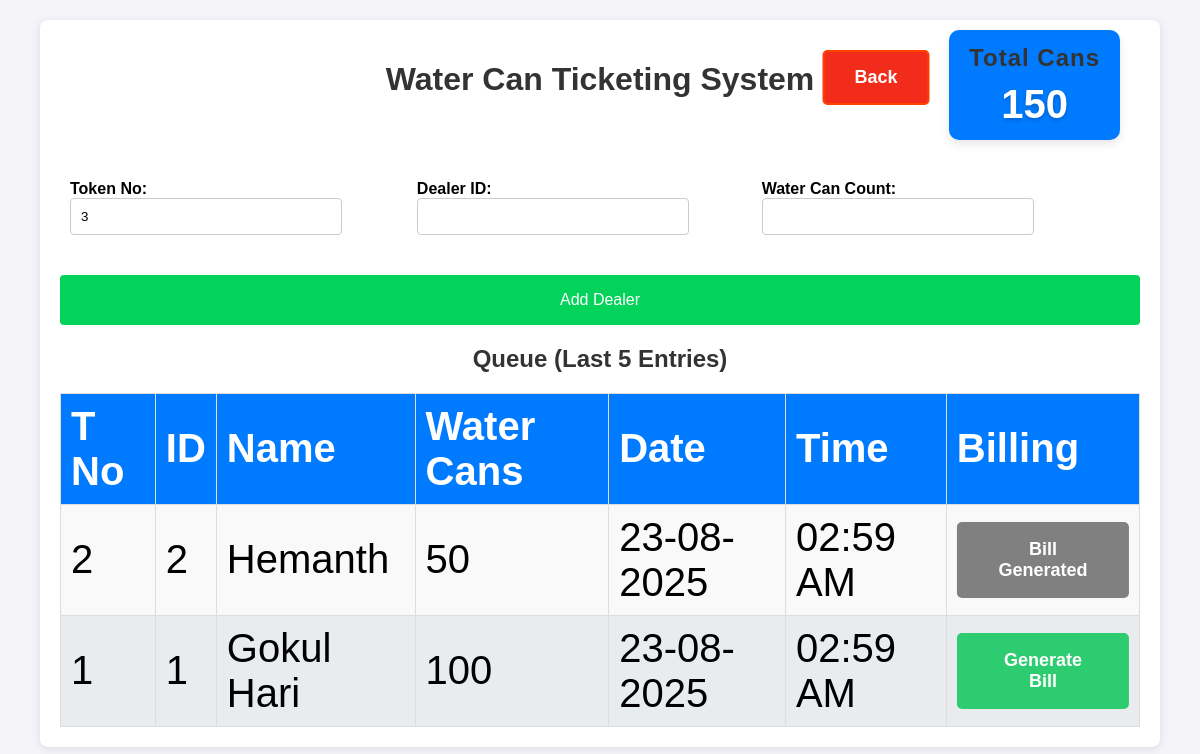
Screenshot of /data_entry_and_billing with the database file from the repository.
### app.py (models this page shows, shortened)
class Dealer_details(db.Model):
    id = db.Column(db.Integer, primary_key=True)
    dealer_id = db.Column(db.String(100), nullable=False, unique=True)
    name = db.Column(db.String(100), nullable=False)
    mobile = db.Column(db.String(15), nullable=False)
    address = db.Column(db.String(400), nullable=True)
    aadhaar_file = db.Column(db.String(400))  # Path to Aadhaar copy
    photo_file = db.Column(db.String(400))

class Dealer(db.Model):
    id = db.Column(db.Integer, primary_key=True)
    dealer_id = db.Column(db.String(100), nullable=False)
    water_can_count = db.Column(db.Integer, nullable=False)
    timestamp = db.Column(db.DateTime, default=datetime.now)
    token_id = db.Column(db.Integer, nullable=False)  # Daily resetting token ID
    @property
    def formatted_date(self):
        return self.timestamp.strftime("%d-%m-%Y")  # Format the date
    @property
    def formatted_time(self):
        return self.timestamp.strftime("%I:%M %p")  # Format the time in 12-hour format

### app.py (the view)
@app.route('/data_entry_and_billing')
def data_entry_and_billing(error_message=None):
    today = datetime.today().date()
    dealer_queue = db.session.query(Dealer, Dealer_details.name).outerjoin(Dealer_details, Dealer.dealer_id == Dealer_details.dealer_id).filter(func.date(Dealer.timestamp) == today).order_by(Dealer.timestamp.desc()).limit(5).all()
    token_no = get_next_token_id()
    billing_subquery = (
        db.session.query(BillingHistory.id)
        .filter(
            BillingHistory.billing_id == Dealer.token_id,
            func.date(BillingHistory.timestamp) == func.date(Dealer.timestamp),
            BillingHistory.voided == False
        )
        .order_by(BillingHistory.timestamp.desc())
        .limit(1)
        .correlate(Dealer)
        .scalar_subquery()
    )
    dealer_queue = db.session.query(
        Dealer,
        Dealer_details.name,
        billing_subquery.label("billing_entry")
    ).outerjoin(
        Dealer_details, Dealer.dealer_id == Dealer_details.dealer_id
    ).filter(
        func.date(Dealer.timestamp) == today
    ).order_by(
        Dealer.timestamp.desc()
    ).limit(5).all()
    return render_template('data_entry_and_billing.html', queue=dealer_queue, token_no = token_no, error_message=error_message, total_cans=get_total_can_today())

### app.py (called while the page is built)
def get_total_can_today():
    query = Dealer.query
    start_of_today = datetime.now().replace(hour=0, minute=0, second=0, microsecond=0)
    query = query.filter(Dealer.timestamp >= start_of_today)
    filtered_data = query.order_by(Dealer.timestamp.desc()).all()
    total_cans = sum(dealer.water_can_count for dealer in filtered_data)
    return total_cans

def get_next_token_id():
    today = datetime.today().date()
    tokens_today = Dealer.query.with_entities(Dealer.token_id)\
        .filter(func.date(Dealer.timestamp) == today)\
        .order_by(Dealer.token_id.asc())\
        .all()
    token_ids = [token[0] for token in tokens_today]
    max_token_id = max(token_ids) if len(token_ids)>0 else 0
    for i in range(1, max_token_id + 2):
        if i not in token_ids:
            return i
    return 1

### templates/data_entry_and_billing.html (shortened to what this page needs)
<!DOCTYPE html>
<html lang="en">
<head>
    <link rel="stylesheet" href="/static/styles.css">
</head>
<body class="dashboard">
    <div class="container billing data_entry_and_billing">
        <h1>Water Can Ticketing System</h1>
        <form action="/add_dealer" method="POST" class="form">
            <div class="data_entry_form">
                <div>
                    <label for="token_no">Token No:</label>
                    <input type="text" id="token_no" name="token_no" value="{{token_no}}" required >
                </div>
                <div>
                    <label for="dealer_id">Dealer ID:</label>
                    <input type="text" id="dealer_id" name="dealer_id" required autofocus>
                </div>
                <div>
                    <label for="water_can_count">Water Can Count:</label>
                    <input type="number" id="water_can_count" name="water_can_count" required>
                </div>
            </div>
            <button type="submit" class="btn">Add Dealer</button>
        </form>
        <h2>Queue (Last 5 Entries)</h2>
        <table>
            <thead>
                <tr>
                    <th>T No</th>
                    <th>ID</th>
                    <th>Name</th>
                    <th>Water Cans</th>
                    <th>Date</th>
                    <th>Time</th>
                    <th>Billing</th>
                </tr>
            </thead>
            <tbody>
                {% for dealer, dealer_name, dealer_accounts_id in queue %}
                <tr>
                    <td>{{ dealer.token_id }}</td>
                    <td>{{ dealer.dealer_id }}</td>
                    <td>{{ dealer_name }}</td>
                    <td>{{ dealer.water_can_count }}</td>
                    <td>{{ dealer.formatted_date }}</td>
                    <td>{{ dealer.formatted_time }}</td>
                    <td><a class="{% if dealer_accounts_id %} generate_bill_disabled {% else %} generate_bill {% endif %}" href="{{ url_for('generate_bill', token_id=dealer.token_id, data_entry_call='yes') }}">{% if dealer_accounts_id %} Bill Generated {% else %} Generate Bill {% endif %}</a></td>
                </tr>
                {% endfor %}
            </tbody>
        </table>
    </div>
    <div class="total-cans-card total-cans-card-top total-cans-card-billing">
        <h2>Total Cans</h2>
        <div class="total-cans-number">{{ total_cans }}</div>
    </div>
    <a href="/" class="back">Back</a>
</body>
</html>

### static/styles.css (style rules this page uses)
body { font-family: Arial, sans-serif; background-color: #f4f4f9; margin: 0; padding: 0; }
.container { max-width: 800px; margin: 20px auto; background: #fff; padding: 20px; border-radius: 8px; box-shadow: 0 2px 10px rgba(0, 0, 0, 0.1); }
h1, h2 { color: #333; text-align: center; }
.form { display: flex; flex-direction: column; gap: 10px; margin-bottom: 20px; }
.form label { font-weight: bold; }
.form input { padding: 10px; border: 1px solid #ccc; border-radius: 4px; }
.btn { background-color: #03d35a; color: #fff; border: none; padding: 10px; border-radius: 4px; cursor: pointer; font-size: medium; height: 50px; }
table { width: 100%; border-collapse: collapse; margin-top: 10px; }
.total-cans-card { display: flex; flex-direction: column; align-items: center; justify-content: center; background-color: #007bff; color: #fff; border-radius: 10px; padding: 20px; box-shadow: 0 4px 8px rgba(0, 0, 0, 0.1); margin-bottom: 20px; text-align: center; }
.total-cans-card h2 { margin: 0; font-size: 1.5rem; font-weight: 600; letter-spacing: 1px; }
.total-cans-card .total-cans-number { margin-top: 10px; font-size: 2.5rem; font-weight: bold; text-shadow: 0 2px 4px rgba(0, 0, 0, 0.2); }
.total-cans-card-top { position: absolute; top:30px; right:80px; }
.total-cans-card-billing { height: 70px; }
h2 { text-align: center; margin-bottom: 20px; }
table th, table td { padding: 10px; border: 1px solid #ddd; text-align: left; }
table th { background-color: #007bff; color: white; }
table tbody tr:nth-child(odd) { background-color: #f9f9f9; }
table tbody tr:nth-child(even) { background-color: #e9ecef; }
a { display: inline-block; padding: 15px 30px; font-size: 18px; font-weight: bold; text-align: center; text-decoration: none; background-color: #007bff; color: white; border-radius: 5px; border: 2px solid #007bff; transition: all 0.3s ease; position: absolute; left: 50%; transform: translateX(-50%); transition: transform 0.2s, background-color 0.2s; }
.back { background-color: #f22c1a; border: 2px solid #ff4000; top: 50px; left: 73%; }
.dashboard .container { max-width: 90%; }
.dashboard table { font-size: 40px; width: 100%; }
.billing .generate_bill { position: relative; background-color: #2ecc71; border-color: #2ecc71; color: #fff; }
.billing .generate_bill_disabled { position: relative; color: #fff; background-color: gray; border-color: gray; pointer-events: none; }
.data_entry_and_billing .data_entry_form { display: flex; gap: 10px; margin-top: 50px; margin-bottom: 20px; }
.data_entry_and_billing .data_entry_form div { padding: 10px; }
.data_entry_and_billing .data_entry_form div input { width: 250px; }

### rows the page displays
Dealer_details: token_id "2", dealer_id "2", name "Hemanth", water_can_count "50", formatted_date "23-08-2025", formatted_time "02:59 AM", shows "Bill Generated"
Dealer_details: token_id "1", dealer_id "1", name "Gokul Hari", water_can_count "100", formatted_date "23-08-2025", formatted_time "02:59 AM", shows "Generate Bill"

### other values shown
{{ total_cans }} "150"
